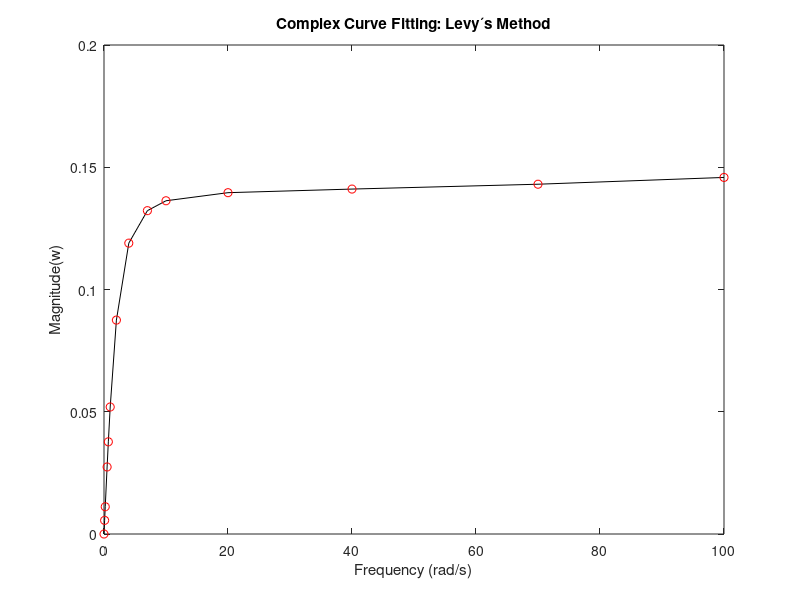
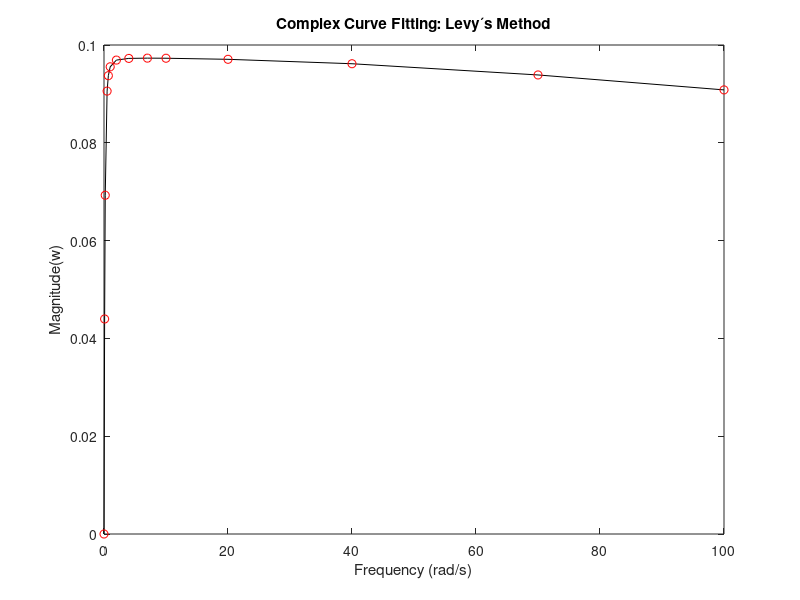

The MATLAB script that drew these images, in order:
%November 30, 2015
%Nelson Campos 
%nelson.campos@ee.ufcg.edu.br
%This file computes the Levy's Method for Complex-Curve Fitting
%Reference: Complex-Curve Fitting

k = 1:14;
w = [0.0 0.1 0.2 0.5 0.7 1.0 2.0 4.0 7.0 10.0 20.0 40.0 70.0 100.0]';

for k = 1: 14
    F(k) = (1+i*w(k))/(1+0.1*i*w(k)-0.01*w(k)^2); %The collected data
    F1(k) = 0.05591*i*w(k)*(1+0.0028*i*w(k))/(1+0.398*i*w(k)); %delta(Vfd)/delta(Id)
    F2(k) = 0.4928*i*w(k)*(1+0.0028*i*w(k))/((1+5.06*i*w(k))*(1+0.0049*i*w(k))); %delta(Ifd)/delta(Id)
    magnitude(k) = abs(F(k));
    phase(k) = 180*angle(F(k))/pi;
    R(k) = real(F1(k));
    I(k) = imag(F1(k));
end

%Setting initial conditions
lambda_0 = 0;
lambda_2 = 0;
lambda_4 = 0;
S0 = 0;
S2 = 0;
S4 = 0;
T1 = 0;
T3 = 0;
U2 = 0;
U4 = 0;

%Computing the matrix elements
lambda_0 = sum(w.^0);
lambda_2 = sum(w.^2);
lambda_4 = sum(w.^4);
S0 = sum((w.^0).*R');
S2 = sum((w.^2).*R');
S4 = sum((w.^4).*R');
T1 = sum(w.*I');
T3 = sum((w.^3).*I');
U2 = sum((w.^2).*(I'.^2+R'.^2));
U4 = sum((w.^4).*(I'.^2+R'.^2));  

%Defining the matrix
M = [lambda_0 0 -lambda_2 T1 S2; 
     0 lambda_2 0 -S2 T3; 
     lambda_2 0 -lambda_4 T3 S4;
     T1 -S2 -T3 U2 0; 
     S2 T3 -S4 0 U4];

C = [S0 T1 S2 0 U2]';

%Obtaining the estimated coefficents
N = inv(M)*C;

for k=1:14
    G(k) = (N(1)+N(2)*i*w(k)-N(3)*w(k)^2)/((1+N(4)*i*w(k)-N(5)*w(k)^2));
end

figure(1), plot(w, abs(F1), 'k-', w, abs(G), 'ro'), xlabel('Frequency (rad/s)'), ylabel('Magnitude(w)'), title('Complex Curve Fitting: Levy´s Method')

%For the second function
for k = 1: 14
    F(k) = (1+i*w(k))/(1+0.1*i*w(k)-0.01*w(k)^2); %The collected data
    F1(k) = 0.05591*i*w(k)*(1+0.0028*i*w(k))/(1+0.398*i*w(k)); %delta(Vfd)/delta(Id)
    F2(k) = 0.4928*i*w(k)*(1+0.0028*i*w(k))/((1+5.06*i*w(k))*(1+0.0049*i*w(k))); %delta(Ifd)/delta(Id)
    magnitude(k) = abs(F(k));
    phase(k) = 180*angle(F(k))/pi;
    R(k) = real(F2(k));
    I(k) = imag(F2(k));
end

%Setting initial conditions
lambda_0 = 0;
lambda_2 = 0;
lambda_4 = 0;
S0 = 0;
S2 = 0;
S4 = 0;
T1 = 0;
T3 = 0;
U2 = 0;
U4 = 0;

%Computing the matrix elements
lambda_0 = sum(w.^0);
lambda_2 = sum(w.^2);
lambda_4 = sum(w.^4);
S0 = sum((w.^0).*R');
S2 = sum((w.^2).*R');
S4 = sum((w.^4).*R');
T1 = sum(w.*I');
T3 = sum((w.^3).*I');
U2 = sum((w.^2).*(I'.^2+R'.^2));
U4 = sum((w.^4).*(I'.^2+R'.^2));  

%Defining the matrix
M = [lambda_0 0 -lambda_2 T1 S2; 
     0 lambda_2 0 -S2 T3; 
     lambda_2 0 -lambda_4 T3 S4;
     T1 -S2 -T3 U2 0; 
     S2 T3 -S4 0 U4];

C = [S0 T1 S2 0 U2]';

%Obtaining the estimated coefficents
N = inv(M)*C;

for k=1:14
    G(k) = (N(1)+N(2)*i*w(k)-N(3)*w(k)^2)/((1+N(4)*i*w(k)-N(5)*w(k)^2));
end

figure(2), plot(w, abs(F2), 'k-', w, abs(G), 'ro'), xlabel('Frequency (rad/s)'), ylabel('Magnitude(w)'), title('Complex Curve Fitting: Levy´s Method')

